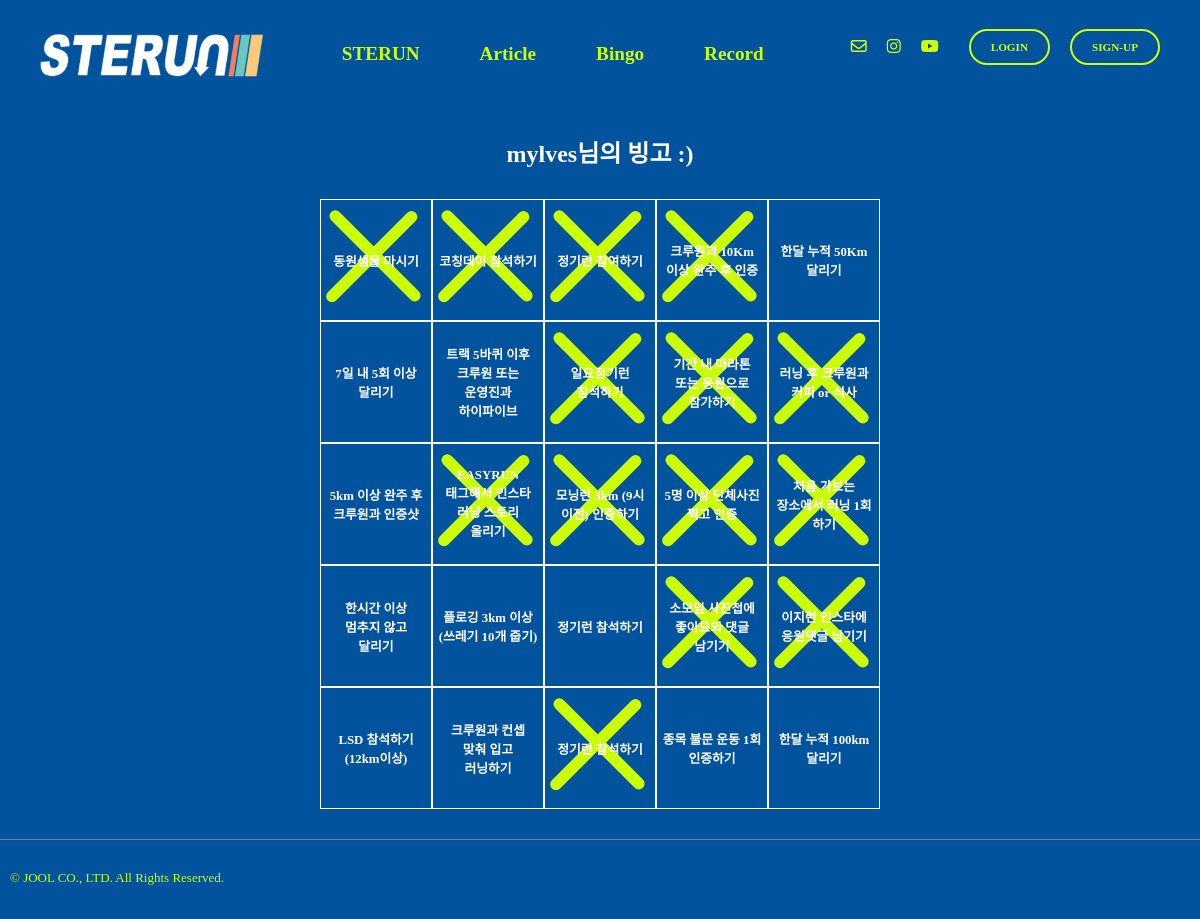
Before: /bingo/1 with the older database file.
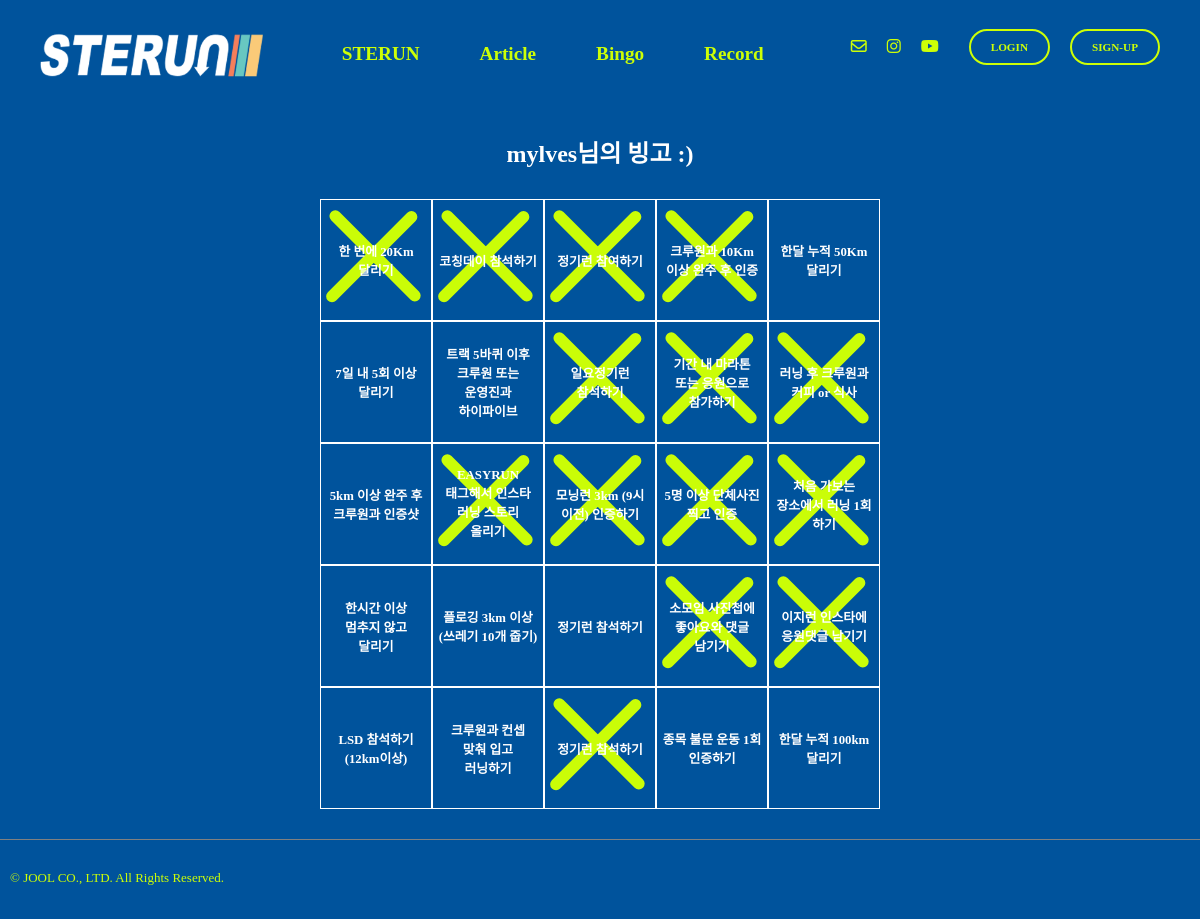
After: the same page with the newer database file.
### bingo/models.py (models this page shows, shortened)
class BingoCheck(models.Model):
    bingo_item = models.ForeignKey(BingoItem, on_delete=models.CASCADE)
    user = models.ForeignKey(settings.AUTH_USER_MODEL, on_delete=models.CASCADE)
    completed = models.BooleanField(default=False)

class BingoItem(models.Model):
    item_id = models.IntegerField(primary_key=True)
    content = models.CharField(max_length=100, blank=False, null=False)
    row = models.IntegerField(null=False, blank=False)
    col = models.IntegerField(null=False, blank=False)

### bingo/views.py (the view)
# urls.py: path("<str:pk>", views.bingo, name="bingo"),
def bingo(request, pk):
    user = get_object_or_404(User, pk=pk)
    login_user = request.user
    if user == login_user:
        user_matched = 1
    else:
        user_matched = None
    print(user_matched)
    bingo_item_1r = BingoCheck.objects.select_related("bingo_item").filter(user=pk).filter(bingo_item__row=1)
    bingo_item_2r = BingoCheck.objects.select_related("bingo_item").filter(user=pk).filter(bingo_item__row=2)
    bingo_item_3r = BingoCheck.objects.select_related("bingo_item").filter(user=pk).filter(bingo_item__row=3)
    bingo_item_4r = BingoCheck.objects.select_related("bingo_item").filter(user=pk).filter(bingo_item__row=4)
    bingo_item_5r = BingoCheck.objects.select_related("bingo_item").filter(user=pk).filter(bingo_item__row=5)
    lenof5l = len(bingo_item_5r)
    return render(request,"bingo.html",{"bingo_item_1r":bingo_item_1r, "bingo_item_2r":bingo_item_2r, "bingo_item_3r":bingo_item_3r, "bingo_item_4r":bingo_item_4r, "bingo_item_5r":bingo_item_5r, "user_id":pk, "len":lenof5l,"user_name":user.username, "user_matched":user_matched})

### templates/bingo.html (shortened to what this page needs)
{% extends "base.html" %}
{% load static %}
{% block content %}
  <div class="bingo-title">{{ user_name }}님의 빙고 :)</div>
  <div class="bingo-board fade-in-up-short">
    <div class="bingo-row">
      {% for item in bingo_item_1r %}
        <label for="{{ item.bingo_item.item_id }}">
          <div class="bingo-col" id="item{{ item.bingo_item.item_id }}">
            {{ item.bingo_item.content }}
            <div id="bingo-img{{ item.bingo_item.item_id }}" class="bingo-img">
              <img class="bingo-stamp" src="{% static "img/x-symbol_btn.svg" %}" alt="main-img" height="auto," width="auto">
            </div>
          </div>
        </label>
      {% endfor %}
    </div>
    <div class="bingo-row">
      {% for item in bingo_item_2r %}
        <label for="{{ item.bingo_item.item_id }}">
          <div class="bingo-col" id="item{{ item.bingo_item.item_id }}">
            {{ item.bingo_item.content }}
            <div id="bingo-img{{ item.bingo_item.item_id }}" class="bingo-img">
              <img class="bingo-stamp" src="{% static "img/x-symbol_btn.svg" %}" alt="main-img" height="auto," width="auto">
            </div>
          </div>
        </label>
      {% endfor %}
    </div>
    <div class="bingo-row">
      {% for item in bingo_item_3r %}
        <label for="{{ item.bingo_item.item_id }}">
          <div class="bingo-col" id="item{{ item.bingo_item.item_id }}">
            {{ item.bingo_item.content }}
            <div id="bingo-img{{ item.bingo_item.item_id }}" class="bingo-img">
              <img class="bingo-stamp" src="{% static "img/x-symbol_btn.svg" %}" alt="main-img" height="auto," width="auto">
            </div>
          </div>
        </label>
      {% endfor %}
    </div>
    <div class="bingo-row">
      {% for item in bingo_item_4r %}
        <label for="{{ item.bingo_item.item_id }}">
          <div class="bingo-col" id="item{{ item.bingo_item.item_id }}">
            {{ item.bingo_item.content }}
            <div id="bingo-img{{ item.bingo_item.item_id }}" class="bingo-img">
              <img class="bingo-stamp" src="{% static "img/x-symbol_btn.svg" %}" alt="main-img" height="auto," width="auto">
            </div>
          </div>
        </label>
      {% endfor %}
    </div>
    <div class="bingo-row">
      {% for item in bingo_item_5r %}
        <label for="{{ item.bingo_item.item_id }}">
          <div class="bingo-col" id="item{{ item.bingo_item.item_id }}">
            {{ item.bingo_item.content }}
            <div id="bingo-img{{ item.bingo_item.item_id }}" class="bingo-img">
              <img class="bingo-stamp" src="{% static "img/x-symbol_btn.svg" %}" alt="main-img" height="auto" width="auto">
            </div>
          </div>
        </label>
      {% endfor %}
    </div>
  </div>
{% endblock content %}

Changed rows visible on the page:
changed through a linked row, BingoCheck: bingo_item.content "동원샘물 마시기" → "한 번에 20Km 달리기"
